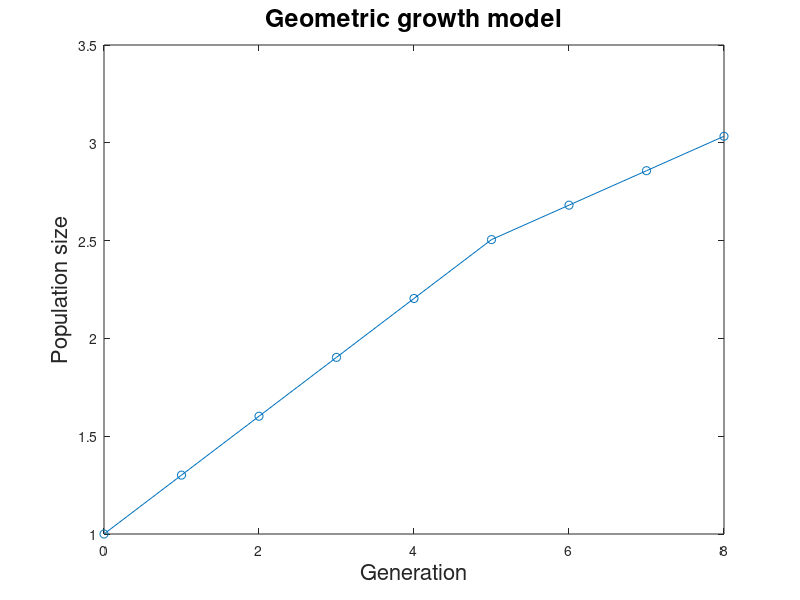

The MATLAB script that drew this image:
%Dynamic Models in Biology, Stephen Ellner and John Guckenheimer
%This m-file illustrates the use of conditional if-else statements 
%The program simulates a geometric growth model and plots the results

%Set the initial population size
initsize=10;

%Create matrix to hold results sizes and store initial size 
popsize=initsize; 

%Create variable to hold the current population size
popnow=initsize;

%Calculate population sizes and append to popsize
while popnow<1000;
    %Determine the growth rate from the population size
    if(popnow<250);
    	popnow=popnow*2;
    else;
        popnow=popnow*1.5;
    end;
    popsize=[popsize;popnow];
end;

%To plot we need to know how many values are in popsize
[r,c]=size(popsize);
xvals=(1:r)-1;
plot(xvals, log10(popsize),'-o');

xlabel('Generation','Fontsize',16); 
ylabel('Population size','Fontsize',16);
title('Geometric growth model','Fontsize',18);
